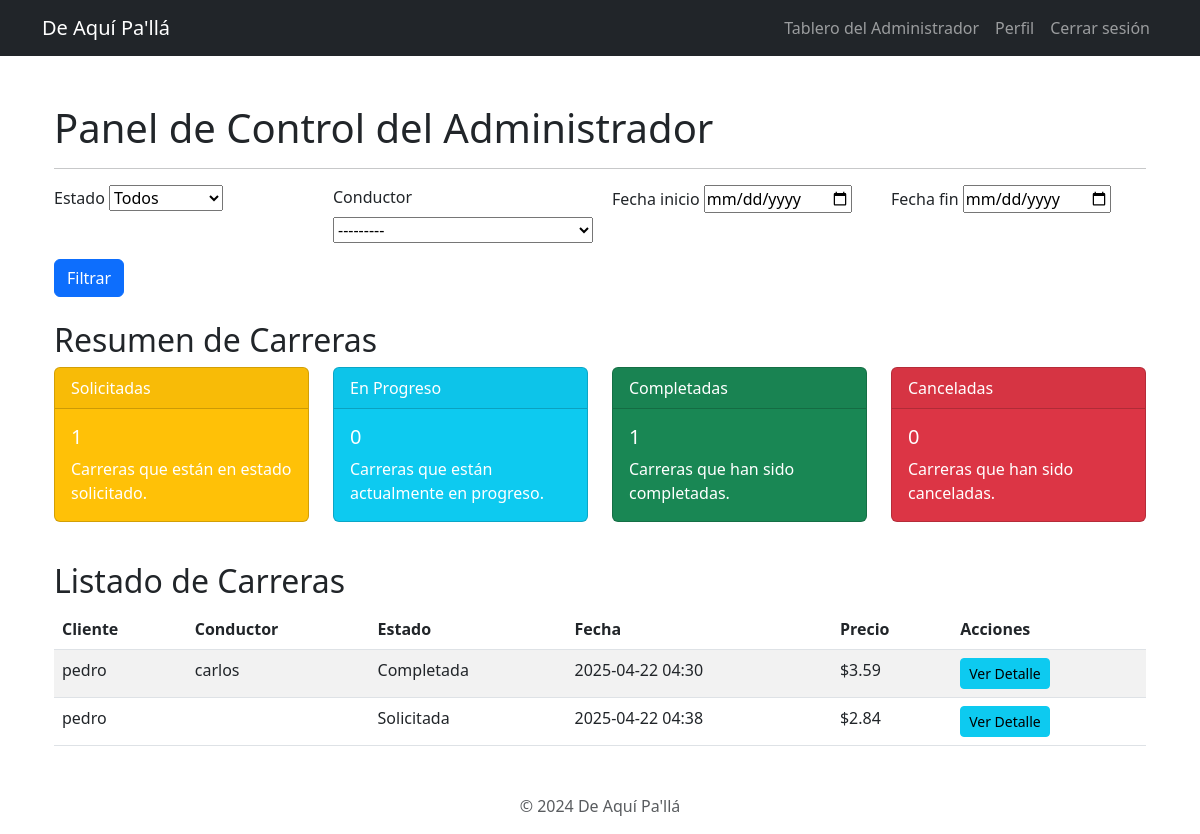
Screenshot of /revision/ (signed in) with the database file from the repository.
### taxis/models.py (models this page shows, shortened)
class Ride(models.Model):
    STATUS_CHOICES = [
        ('requested', 'Solicitada'),
        ('accepted', 'Aceptada'),
        ('in_progress', 'En progreso'),
        ('completed', 'Completada'),
        ('canceled', 'Cancelada'),
    ]
    customer = models.ForeignKey(
        settings.AUTH_USER_MODEL,
        on_delete=models.CASCADE,
        related_name='rides_as_customer',
        limit_choices_to={'role': 'customer'},
    )
    driver = models.ForeignKey(
        settings.AUTH_USER_MODEL,
        on_delete=models.SET_NULL,
        related_name='rides_as_driver',
        null=True,
        blank=True,
        limit_choices_to={'role': 'driver'},
    )
    origin = models.CharField(max_length=255)
    origin_latitude = models.FloatField(null=True, blank=True)
    origin_longitude = models.FloatField(null=True, blank=True)
    start_time = models.DateTimeField(null=True, blank=True)
    end_time = models.DateTimeField(null=True, blank=True)
    price = models.DecimalField(max_digits=10, decimal_places=2, null=True, blank=True)
    status = models.CharField(max_length=15, choices=STATUS_CHOICES, default='requested')
    created_at = models.DateTimeField(auto_now_add=True)
    notified = models.BooleanField(default=False)  # <-- Nuevo campo

class AppUser(AbstractUser):
    ROLE_CHOICES = [
        ('customer', 'Cliente'),
        ('driver', 'Taxista'),
        ('admin', 'Administrador'),
    ]
    role = models.CharField(max_length=10, choices=ROLE_CHOICES, default='customer')
    phone_number = models.CharField(max_length=15, default='', blank=True, null=True)  # Número de celular
    national_id = models.CharField(max_length=20, default='', blank=True, null=True)  # Número de cédula
    profile_picture = models.ImageField(upload_to='profile_pics/', default='default.jpg', blank=True, null=True)  # Foto de perfil
    telegram_chat_id = models.CharField(max_length=255, null=True, blank=True)  # ID de Telegram para mensajes directos
    last_latitude = models.FloatField(null=True, blank=True)
    last_longitude = models.FloatField(null=True, blank=True)
    def __str__(self):
        return f'{self.get_full_name()} ({self.role})'  # Muestra el nombre completo y rol

### taxis/views.py (the view, shortened to what this page needs)
# urls.py: path('revision/', views.revision, name='revision'),
@login_required
def revision(request):
    if not request.user.is_superuser:
        return redirect('home')  # Redirige si no tiene permisos
    rides = Ride.objects.all()
    form = RideFilterForm(request.GET or None)
    requested_rides = rides.filter(status='requested')
    in_progress_rides = rides.filter(status='in_progress')
    completed_rides = rides.filter(status='completed')
    canceled_rides = rides.filter(status='canceled')
    drivers = set(ride.driver for ride in rides.exclude(driver=None))
    context = {
        'form': form,
        'rides': rides,
        'requested_rides': requested_rides,
        'in_progress_rides': in_progress_rides,
        'completed_rides': completed_rides,
        'canceled_rides': canceled_rides,
        'drivers': drivers,
    }
    return render(request, 'admin_dashboard.html', context)

### taxis/forms.py
class RideFilterForm(forms.Form):
    STATUS_CHOICES = [('', 'Todos')] + Ride.STATUS_CHOICES
    status = forms.ChoiceField(choices=STATUS_CHOICES, required=False, label="Estado")
    driver = forms.ModelChoiceField(
        queryset=User.objects.filter(role='driver'),
        required=False,
        label="Conductor",
    )
    start_date = forms.DateField(required=False, label="Fecha inicio", widget=forms.DateInput(attrs={'type': 'date'}))
    end_date = forms.DateField(required=False, label="Fecha fin", widget=forms.DateInput(attrs={'type': 'date'}))

### taxis/templates/admin_dashboard.html
{% extends 'base.html' %}
{% block content %}
<div class="container mt-5">
    <h1>Panel de Control del Administrador</h1>
    <hr>
    <form method="get" class="mb-4">
        <div class="row">
            <div class="col-md-3">
                <label for="id_status" class="form-label">Estado</label>
                {{ form.status|default:"" }}
            </div>
            <div class="col-md-3">
                <label for="id_driver" class="form-label">Conductor</label>
                {{ form.driver|default:"" }}
            </div>
            <div class="col-md-3">
                <label for="id_start_date" class="form-label">Fecha inicio</label>
                {{ form.start_date|default:"" }}
            </div>
            <div class="col-md-3">
                <label for="id_end_date" class="form-label">Fecha fin</label>
                {{ form.end_date|default:"" }}
            </div>
        </div>
        <button type="submit" class="btn btn-primary mt-3">Filtrar</button>
    </form>
    <h2 class="mt-4">Resumen de Carreras</h2>
    <div class="row">
        <div class="col-md-3">
            <div class="card text-white bg-warning mb-3">
                <div class="card-header">Solicitadas</div>
                <div class="card-body">
                    <h5 class="card-title">{{ requested_rides.count }}</h5>
                    <p class="card-text">Carreras que están en estado solicitado.</p>
                </div>
            </div>
        </div>
        <div class="col-md-3">
            <div class="card text-white bg-info mb-3">
                <div class="card-header">En Progreso</div>
                <div class="card-body">
                    <h5 class="card-title">{{ in_progress_rides.count }}</h5>
                    <p class="card-text">Carreras que están actualmente en progreso.</p>
                </div>
            </div>
        </div>
        <div class="col-md-3">
            <div class="card text-white bg-success mb-3">
                <div class="card-header">Completadas</div>
                <div class="card-body">
                    <h5 class="card-title">{{ completed_rides.count }}</h5>
                    <p class="card-text">Carreras que han sido completadas.</p>
                </div>
            </div>
        </div>
        <div class="col-md-3">
            <div class="card text-white bg-danger mb-3">
                <div class="card-header">Canceladas</div>
                <div class="card-body">
                    <h5 class="card-title">{{ canceled_rides.count }}</h5>
                    <p class="card-text">Carreras que han sido canceladas.</p>
                </div>
            </div>
        </div>
    </div>
    <h2 class="mt-4">Listado de Carreras</h2>
    <table class="table table-striped">
        <thead>
            <tr>
                <th>Cliente</th>
                <th>Conductor</th>
                <th>Estado</th>
                <th>Fecha</th>
                <th>Precio</th>
                <th>Acciones</th>
            </tr>
        </thead>
        <tbody>
            {% for ride in rides %}
            <tr>
                <td>{{ ride.customer.username }}</td>
                <td>{{ ride.driver.username }}</td>
                <td>{{ ride.get_status_display }}</td>
                <td>{{ ride.created_at|date:"Y-m-d H:i" }}</td>
                <td>${{ ride.price }}</td>
                <td>
                    <a href="{% url 'ride_detail' ride.id %}" class="btn btn-info btn-sm">Ver Detalle</a>
                </td>
            </tr>
            {% empty %}
            <tr>
                <td colspan="6" class="text-center">No se encontraron carreras con los filtros aplicados.</td>
            </tr>
            {% endfor %}
        </tbody>
    </table>
</div>
{% endblock %}

### rows the page displays
Ride: customer.username "pedro", driver.username "carlos", status "Completada", created_at "2025-04-22 04:30", price "3.59"
Ride: customer.username "pedro", status "Solicitada", created_at "2025-04-22 04:38", price "2.84"

### other values shown
{{ requested_rides.count }} "1"
{{ in_progress_rides.count }} "0"
{{ completed_rides.count }} "1"
{{ canceled_rides.count }} "0"
